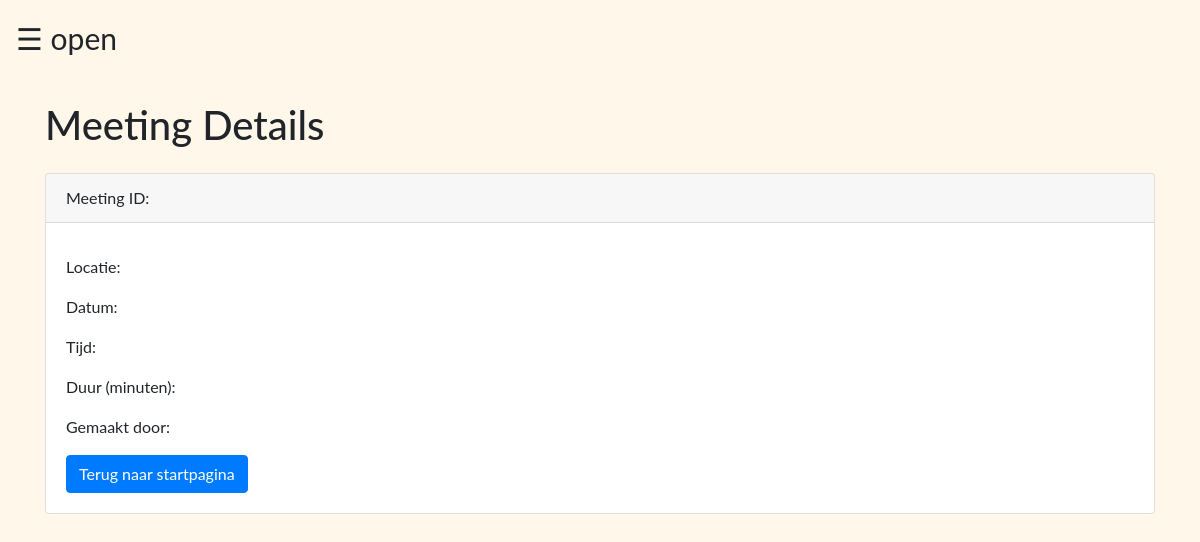
Before: /meetings/3 with the older database file.
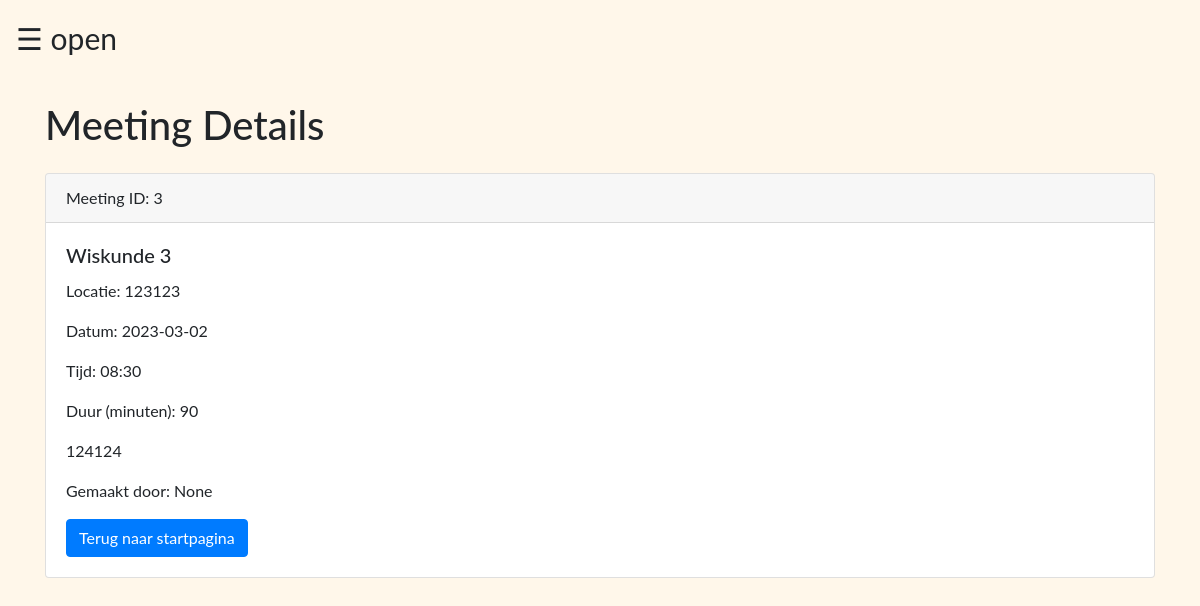
After: the same page with the newer database file.
### tables this page shows
CREATE TABLE Meeting
                    (Meeting_id INTEGER PRIMARY KEY,
                    Meeting_title TEXT,
                    Meeting_date DATE,
                    Meeting_time TIME,
                    Meeting_duration INTEGER,
                    Meeting_location TEXT,
                    Meeting_description TEXT,
                    Created_by TEXT,
                    Created_at TIMESTAMP DEFAULT CURRENT_TIMESTAMP,
                    Updated_at TIMESTAMP DEFAULT CURRENT_TIMESTAMP);

### lib/teacher_routes.py (the view)
@teacher.route('/meetings/<int:meeting_id>')
def meeting(meeting_id):
    conn = sqlite3.connect('Test_aanmeldingstool/databases/attendence.db')
    c = conn.cursor()
    c.execute('SELECT * FROM Meeting WHERE Meeting_id = ?', (meeting_id,))
    meeting = c.fetchone()
    conn.close()
    return render_template('meetings.html', meeting=meeting)

### templates/meetings.html
{% extends 'base3.html' %}
{% block content %}
  <h1 class="mb-4">Meeting Details</h1>
  <div class="card mb-4">
    <div class="card-header">
      Meeting ID: {{ meeting[0] }}
    </div>
    <div class="card-body">
      <h5 class="card-title">{{ meeting[1] }}</h5>
      <p class="card-text">Locatie: {{ meeting[5] }}</p>
      <p class="card-text">Datum: {{ meeting[2] }}</p>
      <p class="card-text">Tijd: {{ meeting[3] }}</p>
      <p class="card-text">Duur (minuten): {{ meeting[4] }}</p>
      <p class="card-text">{{ meeting[6] }}</p>
      <p class="card-text">Gemaakt door: {{ meeting[7] }}</p>
      <a href="/teacher_dashboard" class="btn btn-primary">Terug naar startpagina</a>
    </div>
  </div>
{% endblock %}

### templates/base3.html (shortened to what this page needs)
<!DOCTYPE html>
<html>
<head>
    <link rel="stylesheet" href="https://cdn.jsdelivr.net/npm/bootstrap@4.6.2/dist/css/bootstrap.min.css">
    <link rel="stylesheet" href="static/login.css">
</head>
<body>
  <div id="main">
    <span style="font-size:30px;cursor:pointer" onclick="openNav()">&#9776; open</span>
  </div>
  <div class="container mt-4">
    {% block content %}{% endblock %}
</div>
</body>
</html>

### templates/base3.html (style rules this page uses)
body { font-family: "Lato", sans-serif; background-color: #fff7ea; transition: background-color .5s; }
#main { transition: margin-left .5s; padding: 16px; }

Changed rows visible on the page:
added Meeting: Meeting_id "3", Meeting_title "Wiskunde 3", Meeting_location "123123", Meeting_date "2023-03-02", Meeting_time "08:30", Meeting_duration "90", Meeting_description "124124"
Other visible differences:
{{ meeting[7] }}: (not shown) → "None"
